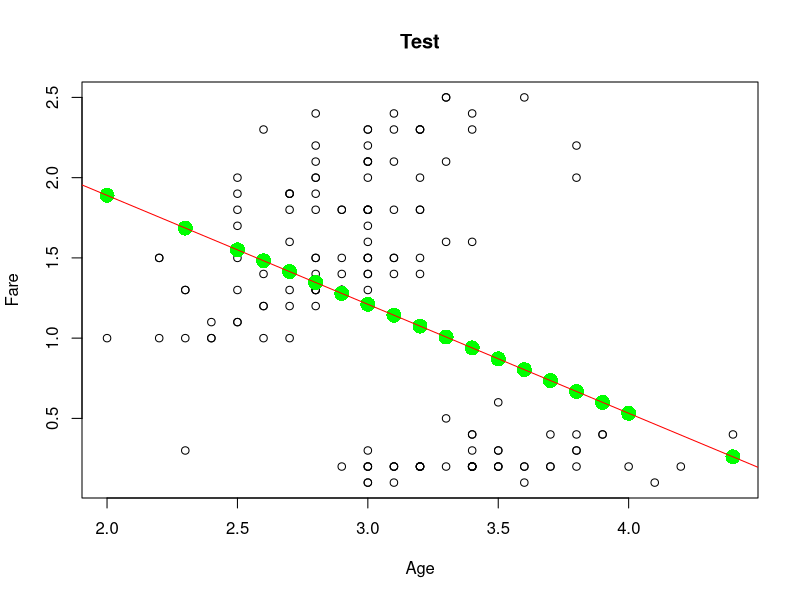

The R script that drew this image:
setwd("D:\\MegaSync\\MEGAsync\\R\\tryByself")

data = iris

x <- data$Sepal.Width
y <- data$Petal.Width

df <- data.frame(x = x, y = y)

n = 0.3 * nrow(df)
n_test = sample(1:nrow(df),n)

df_train <- df[-(n_test),]
df_test <- df[n_test,]


lmTrain <- lm(formula = y ~ x, data = df_train)
predicted <- predict(lmTrain , newdata = df_test)
summary(predicted)

plot(y~x , main = "Test", xlab = "Age", ylab = "Fare")

points(x = df_test$x, y = predicted, col="green", cex = 2, pch = 16)
abline(reg = lmTrain$coefficients, col = "red", lwd = 1) #??蝜芾ˊ頛蝺?

# Continue, and then here we import a method to get accuracy called MAPE
train.MAPE=mean(abs(df_test$y-predicted)/df_test$y)
cat("MAPE(train)=",train.MAPE*100,"%\n")
